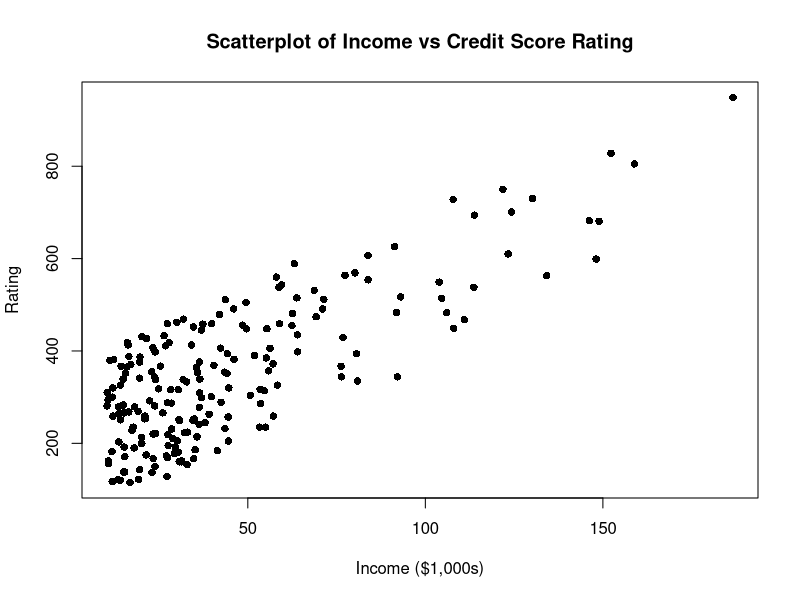
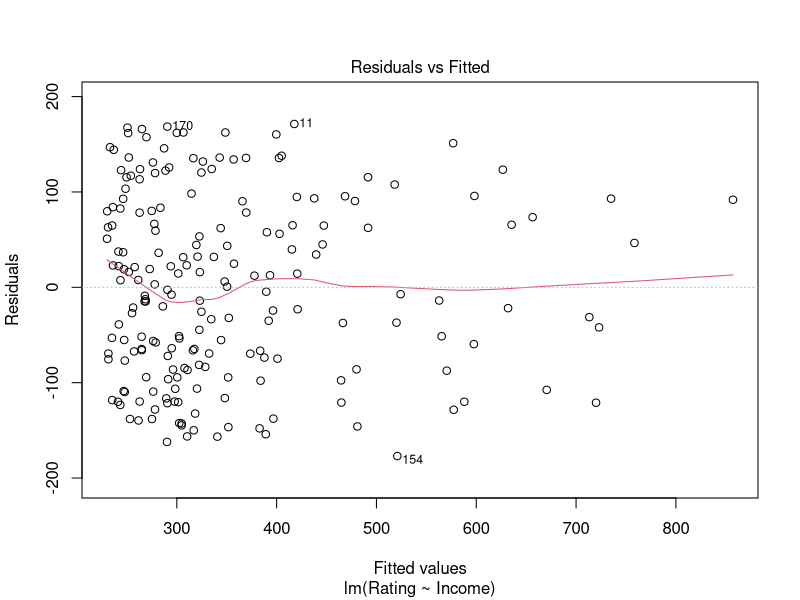
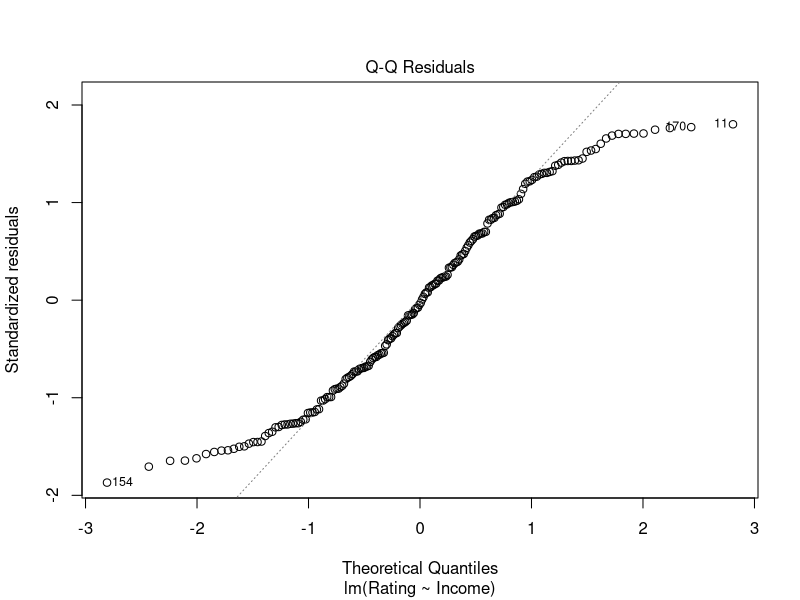
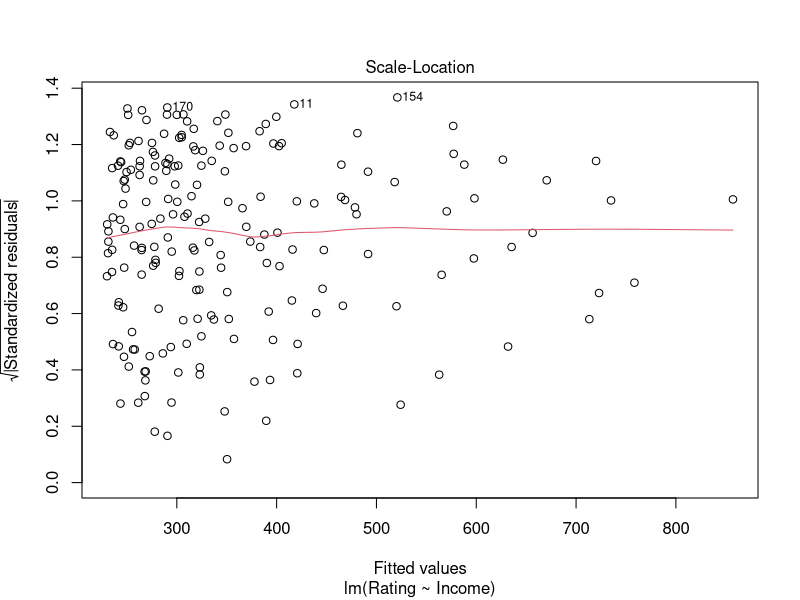
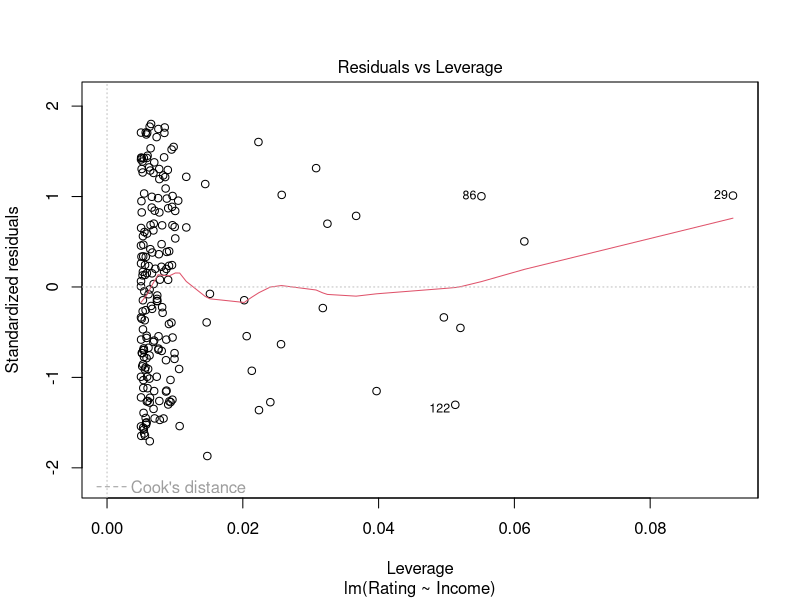

The R source for these figures, in order:
#Project 2 Code

#Chi Square Test for Independence part b

#We will use a matrix to represent the data.
covid <- matrix(c(77, 19634,
                  833, 18908),
                nrow = 2, byrow = TRUE)

print(covid)

#Use the dataset for a chisq test for independence
results <- chisq.test(covid, correct = F)
print(results)

#Print the expected frequencies of the test
print(results$expected)

#Required libraries for reading excel files in Jupyter Notebook
#Only required to run once
#going to keep for submission
install.packages("readxl")   
library(readxl)

#Read the file
data <- read_excel("STA4163 Project 2 Dataset.xlsx")
head(data)

attach(data)

# Keep only the columns Income and Credit Score for Simple Linear Regression
simple_linear_data <- data[, c("Income", "Rating")]

attach(simple_linear_data)

# Display the new dataset
head(simple_linear_data)

#Scatterplot Income vs Credit Score Rating
plot(Income,Rating,
     main = "Scatterplot of Income vs Credit Score Rating",
     xlab = "Income ($1,000s)",
     ylab = "Rating",
     pch = 16)

#Build the regression model
model <- lm(Rating ~ Income, data = simple_linear_data)

# Prints model
summary(model)

#95% Confidence level interval
confint(model, level = 0.95)

#Residual Plot
plot(model)

#Confidence Interval
predict(model, newdata = data.frame(Income = 56),
        interval = "confidence", level = 0.95)

#Prediction Interval
predict(model, newdata = data.frame(Income = 56),
        interval = "prediction", level = 0.95)

#For Part II - Multiple Linear Regression
# Import the full dataset from the Excel file
df<- read_excel("STA4163 Project 2 Dataset.xlsx")

# View the first few rows
head(df)

# Build the multiple regression model
model <- lm(Rating ~ Income + Age + Education, data = df)

# View the results
summary(model)